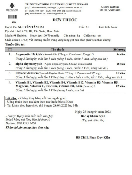
#> input picture data/prescription.png, 132 x 175 px
$ python -i Preprocess.py   (imports and definitions only)
#> lines starting #> are read from the running program, lines starting #| are printed output that depends on the picture; after the words box and inside, x2 and y2 are one past the last pixel; in counts of white or black regions, pixels touching at a corner belong together
import cv2 as cv
import numpy as np
import tkinter
from tkinter import filedialog
from pathlib import Path

# select images' folder
# [1 line not run here, left out]
folder_path = filedialog.askdirectory()
#> the answer given: data
p = Path(folder_path)
# out_dir = p / 'out'
image_files = list(p.glob('*.jpg'))
n_images = len(image_files)
# out_dir.mkdir(parents=True, exist_ok=True) # create new folder if not existed

def detect_corners(image_path):
    # Load the image
#> called with image_path = 'data/prescription.png'
    image = cv.imread(image_path, cv.IMREAD_REDUCED_COLOR_4)
#> image is the input picture: shape (175, 132, 3); mean B, G, R 238.6, 239.3, 239
    width = image.shape[1]
#> width = 132
    height = image.shape[0]
#> height = 175
    img_area = width*height
#> img_area = 23100
    # print('width=', width, ', height = ', height)
    # Convert the image to grayscale
    gray = cv.cvtColor(image, cv.COLOR_BGR2GRAY)
    # Apply Gaussian blur to remove noise
    blurred = cv.GaussianBlur(gray, (5, 5), 0)
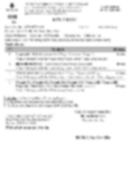
#> blurred: shape (175, 132); min 96, max 255, mean 239.1

    # Canny edge detection
    edges = cv.Canny(blurred, 50, 150)
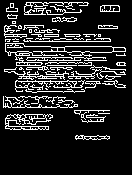
#> edges: shape (175, 132); 15.6% white in thin lines or dots, all inside (x1, y1, x2, y2) = (3, 2, 126, 140)

    # Find contours
    contours, _ = cv.findContours(edges, cv.RETR_EXTERNAL, cv.CHAIN_APPROX_SIMPLE)
#> contours = 63 contours, 41 with area under 20; largest, box (x1, y1, x2, y2) and area: (5, 43, 126, 60) 780, (5, 114, 53, 130) 345, (100, 5, 120, 12) 112, (75, 135, 110, 140) 91, (16, 57, 43, 66) 80
    detected_squares = []
    # Iterate through contours
    for contour in contours:
        perimeter = cv.arcLength(contour, True)
        approx = cv.approxPolyDP(contour, 0.02 * perimeter, True)
        area = cv.contourArea(contour)

        # If the contour has 4 corners (a square) and area is big enough
        if len(approx) == 4 and area>(img_area/2000):
            cv.drawContours(image, [approx], -1, (0, 255, 0), 2)
            # Calculate center point of the square
            M = cv.moments(approx)
            if M["m00"] != 0:
                cx = int(M["m10"] / M["m00"])
                cy = int(M["m01"] / M["m00"])
                # remove QR code corners
                if cy < (height/15) or cy > (height*0.9):
                    detected_squares.append((cx, cy))
                    cv.circle(image, (cx,cy),3, (0, 0, 255), 1 )
#> this loop made 63 passes
#> (perimeter, approx, area, cx, cy) on passes 1, 47: (80.28, [[75, 136], [76, 139], [109, 138], [106, 135]], 91, 91, 137), (32, [[44, 34], [44, 36], [58, 36], [58, 34]], 28, 51, 35)
#> (perimeter, area, cx, cy) on pass 61: (48.83, 112, 109, 8)
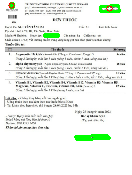
#> image: shape (175, 132, 3); 2.05% of pixels changed, all inside (x1, y1, x2, y2) = (8, 2, 121, 141)
#> after the loop, detected_squares = [(109, 8), (11, 5)]
    # [5 lines of commented-out code are left out]
    return detected_squares

# [43 lines left out: functions sort_corners, get_cell_location, not called in this run]


# [12 lines not run here, left out]


>>> result = detect_corners('data/prescription.png')
#> result = [(109, 8), (11, 5)]
